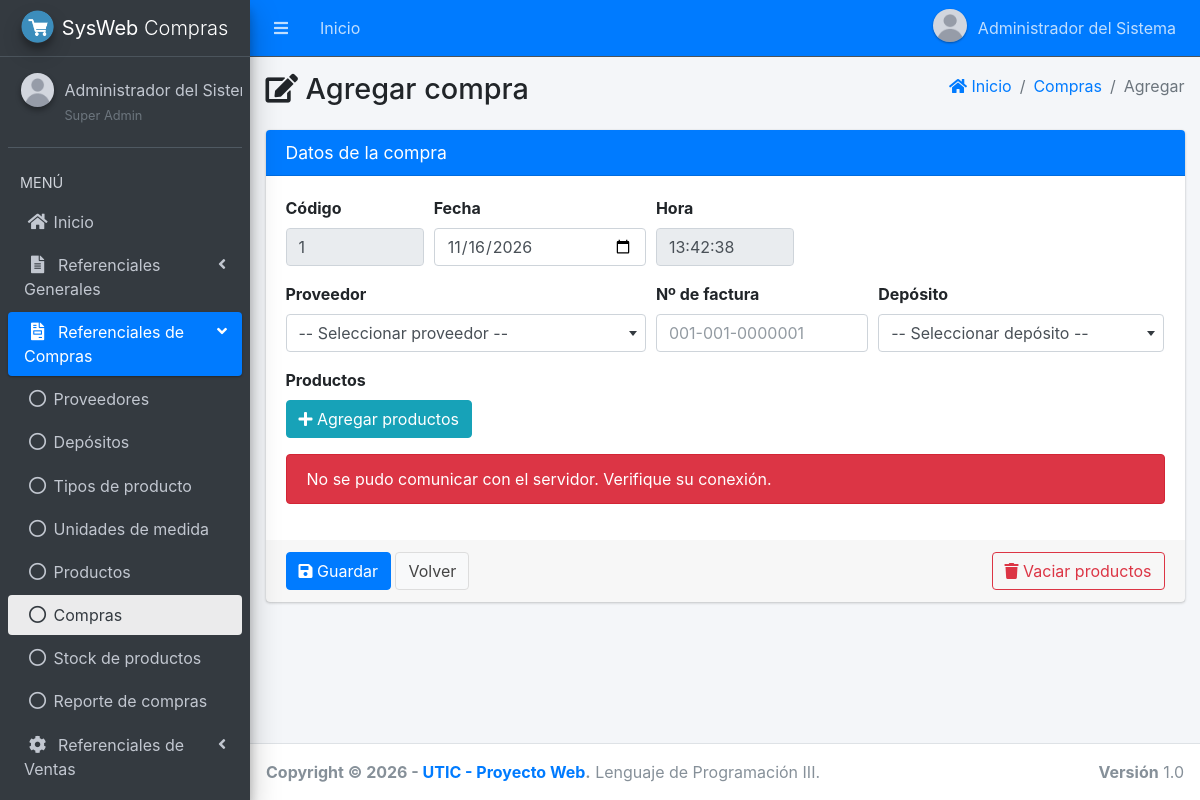
The page /main.php?module=form_compras (signed in) on the database its author committed.
### tables this page shows
CREATE TABLE menu (
    id_menu   INT AUTO_INCREMENT PRIMARY KEY,
    id_padre  INT NULL COMMENT 'NULL = opción de primer nivel o grupo',
    titulo    VARCHAR(50) NOT NULL,
    icono     VARCHAR(50) NOT NULL DEFAULT 'far fa-circle',
    modulo    VARCHAR(30) NULL COMMENT 'Clave del módulo (main.php?module=...). NULL = grupo',
    orden     INT NOT NULL DEFAULT 0,
    UNIQUE KEY uk_menu_modulo (modulo),
    CONSTRAINT fk_menu_padre FOREIGN KEY (id_padre)
        REFERENCES menu (id_menu) ON UPDATE CASCADE ON DELETE CASCADE
);

### app/config/database.php (called while the page is built, shortened)
<?php
function db(): PDO
{
    static $pdo = null;
    if ($pdo === null) {
        $dsn = 'mysql:host=' . DB_HOST . ';port=' . DB_PORT . ';dbname=' . DB_NAME . ';charset=utf8mb4';
        try {
            $pdo = new PDO($dsn, DB_USER, DB_PASS, [
                PDO::ATTR_ERRMODE            => PDO::ERRMODE_EXCEPTION,
                PDO::ATTR_DEFAULT_FETCH_MODE => PDO::FETCH_ASSOC,
                PDO::ATTR_EMULATE_PREPARES   => false,
            ]);
            $pdo->exec("SET time_zone = '" . date('P') . "'");
        } catch (PDOException $e) {
            error_log('Error de conexión: ' . $e->getMessage());
            http_response_code(500);
            exit('No se pudo conectar con la base de datos. Verifique la configuración en config/config.php.');
        }
    }
    return $pdo;
}

### app/core/rutas.php (called while the page is built, shortened)
<?php
return [
    'start'             => ['start.php',                 'start'],
    'password'          => ['password/form.php',         'password'],
    'perfil'            => ['perfil/view.php',           'perfil'],
    'form_perfil'       => ['perfil/form.php',           'perfil'],
    'user'              => ['user/view.php',             'user'],
    'form_user'         => ['user/form.php',             'user'],
    'permisos'          => ['permisos/view.php',         'permisos'],
    'departamento'      => ['departamento/view.php',     'departamento'],
    'form_departamento' => ['departamento/form.php',     'departamento'],
    'ciudad'            => ['ciudad/view.php',           'ciudad'],
    'form_ciudad'       => ['ciudad/form.php',           'ciudad'],
    'proveedores'       => ['proveedores/view.php',      'proveedores'],
    'form_proveedores'  => ['proveedores/form.php',      'proveedores'],
    'deposito'          => ['simple/view.php',           'deposito'],
    'form_deposito'     => ['simple/form.php',           'deposito'],
    'tipo_producto'     => ['simple/view.php',           'tipo_producto'],
    'form_tipo_producto'=> ['simple/form.php',           'tipo_producto'],
    'u_medida'          => ['simple/view.php',           'u_medida'],
    'form_u_medida'     => ['simple/form.php',           'u_medida'],
    'productos'         => ['productos/view.php',        'productos'],
    'form_productos'    => ['productos/form.php',        'productos'],
    'clientes'          => ['clientes/view.php',         'clientes'],
    'form_clientes'     => ['clientes/form.php',         'clientes'],
    'compras'           => ['compras/view.php',          'compras'],
    'form_compras'      => ['compras/form.php',          'compras'],
    'detalle_compras'   => ['compras/detalle.php',       'compras'],
    'ventas'            => ['ventas/view.php',           'ventas'],
    'form_ventas'       => ['ventas/form.php',           'ventas'],
    'detalle_ventas'    => ['ventas/detalle.php',        'ventas'],
    'reporte_ventas'    => ['reporte_ventas/view.php',   'reporte_ventas'],
    'timbrado'          => ['timbrado/view.php',         'timbrado'],
    'stock'             => ['stock/view.php',            'stock'],
    'reporte_compras'   => ['reporte_compras/view.php',  'reporte_compras'],
];

### app/views/layout/content.php (called while the page is built, shortened)
<?php
[$archivo, $permiso] = $rutas[$module];
include __DIR__ . '/../' . $archivo;

### app/views/compras/form.php (the view, shortened to what this page needs)
<?php
$pdo = db();
$codigo      = (int) $pdo->query('SELECT COALESCE(MAX(id_compra), 0) + 1 FROM compra')->fetchColumn();
?>
<section class="content">
    <div class="container-fluid">
        <div class="card card-primary">
            <div class="card-header"><h3 class="card-title">Datos de la compra</h3></div>
            <form action="modules/compras/procesar.php?act=insert" method="post" id="form-compra" autocomplete="off">
                <div class="card-body">
                    <div class="form-row">
                        <div class="form-group col-md-2">
                            <label>Código</label>
                            <input type="text" class="form-control" value="<?= $codigo ?>" readonly>
                        </div>
                        <div class="form-group col-md-3">
                            <label for="fecha">Fecha</label>
                            <input type="date" class="form-control" id="fecha" name="fecha"
                                   value="<?= date('Y-m-d') ?>" max="<?= date('Y-m-d') ?>" required>
                        </div>
                        <div class="form-group col-md-2">
                            <label>Hora</label>
                            <input type="text" class="form-control" id="hora" value="<?= date('H:i:s') ?>" readonly>
                        </div>
                    </div>
                    <div class="form-row">
                        <div class="form-group col-md-5">
                            <label for="id_proveedor">Proveedor</label>
                        </div>
                        <div class="form-group col-md-3">
                            <label for="nro_factura">Nº de factura</label>
                            <input type="text" class="form-control" id="nro_factura" name="nro_factura"
                                   placeholder="001-001-0000001" maxlength="30" required>
                        </div>
                        <div class="form-group col-md-4">
                            <label for="id_deposito">Depósito</label>
                        </div>
                    </div>
                    <div class="form-group">
                        <label>Productos</label><br>
                        <button type="button" class="btn btn-info" data-toggle="modal" data-target="#modalProductos">
                            <i class="fas fa-plus"></i> Agregar productos
                        </button>
                    </div>
                    <div id="detalle-compra" class="table-responsive">
                    </div>
                </div>
                <div class="card-footer">
                    <button type="submit" class="btn btn-primary" id="btn-guardar"><i class="fas fa-save"></i> Guardar</button>
                    <a href="main.php?module=compras" class="btn btn-default">Volver</a>
                    <button type="button" class="btn btn-outline-danger float-right" id="btn-vaciar">
                        <i class="fas fa-trash"></i> Vaciar productos
                    </button>
                </div>
            </form>
        </div>
    </div>
</section>

### app/views/layout/side_menu.php (shortened to what this page needs)
<?php
$items = db()->query('SELECT id_menu, id_padre, titulo, icono, modulo FROM menu ORDER BY orden, id_menu')->fetchAll();
$raiz  = [];
$hijos = [];
foreach ($items as $it) {
    if ($it['id_padre'] === null) {
        $raiz[] = $it;
    } else {
        $hijos[(int) $it['id_padre']][] = $it;
    }
}
function menu_enlace(array $it, string $modulo_actual, bool $hijo): string
{
    $activo = $it['modulo'] === $modulo_actual ? ' active' : '';
    $icono  = $hijo ? 'far fa-circle nav-icon' : 'nav-icon ' . $it['icono'];
    return '<li class="nav-item"><a href="main.php?module=' . e($it['modulo']) . '" class="nav-link' . $activo . '">'
         . '<i class="' . e($icono) . '"></i><p>' . e($it['titulo']) . '</p></a></li>';
}
?>
<aside class="main-sidebar sidebar-dark-primary elevation-4">
    <a href="main.php?module=start" class="brand-link">
        <img src="assets/img/logo.png" alt="Logo" class="brand-image img-circle elevation-3">
        <span class="brand-text font-weight-light"><b><?= e(APP_SHORT) ?></b> Compras</span>
    </a>
    <div class="sidebar">
        <div class="user-panel mt-3 pb-3 mb-3 d-flex">
            <div class="image">
                <img src="<?= e(foto_url($_SESSION['foto'] ?? null)) ?>" class="img-circle elevation-2" alt="Foto">
            </div>
            <div class="info">
                <a href="main.php?module=perfil" class="d-block"><?= e($_SESSION['nombre']) ?></a>
                <small class="text-muted"><?= e($_SESSION['rol']) ?></small>
            </div>
        </div>
        <nav class="mt-2">
            <ul class="nav nav-pills nav-sidebar flex-column" data-widget="treeview" role="menu" data-accordion="false">
                <li class="nav-header">MENÚ</li>
                <?php foreach ($raiz as $it): ?>
                    <?php if ($it['modulo'] !== null): ?>
                        <?php if (can($it['modulo'])) echo menu_enlace($it, $modulo_actual, false); ?>
                    <?php else:
                        $visibles = array_filter($hijos[(int) $it['id_menu']] ?? [], static function ($h) {
                            return can($h['modulo']);
                        });
                        $abierto = in_array($modulo_actual, array_column($visibles, 'modulo'), true);
                    ?>
                        <li class="nav-item<?= $abierto ? ' menu-open' : '' ?>">
                            <a href="#" class="nav-link<?= $abierto ? ' active' : '' ?>">
                                <i class="nav-icon <?= e($it['icono']) ?>"></i>
                                <p><?= e($it['titulo']) ?> <i class="right fas fa-angle-left"></i></p>
                            </a>
                            <ul class="nav nav-treeview">
                                <?php foreach ($visibles as $h) echo menu_enlace($h, $modulo_actual, true); ?>
                            </ul>
                        </li>
                    <?php endif; ?>
                <?php endforeach; ?>
            </ul>
        </nav>
    </div>
</aside>

### public/assets/css/style.css (style rules this page uses)
.user-image, .user-panel .image img, .user-header img { object-fit: cover; }

### rows shown on the page
menu: titulo "Inicio"
menu: titulo "Referenciales Generales"
menu: titulo "Referenciales de Compras"
menu: titulo "Proveedores"
menu: titulo "Depósitos"
menu: titulo "Tipos de producto"
menu: titulo "Unidades de medida"
menu: titulo "Productos"
menu: titulo "Compras"
menu: titulo "Stock de productos"
menu: titulo "Reporte de compras"
menu: titulo "Referenciales de Ventas"

### other values the page prints
$_SESSION['nombre'] "Administrador del Sistema"
APP_SHORT "SysWeb"
$_SESSION['nombre'] "Administrador del…"
$_SESSION['rol'] "Super Admin"
$titulo "Agregar compra"
$texto "Compras"
$texto "Agregar"
